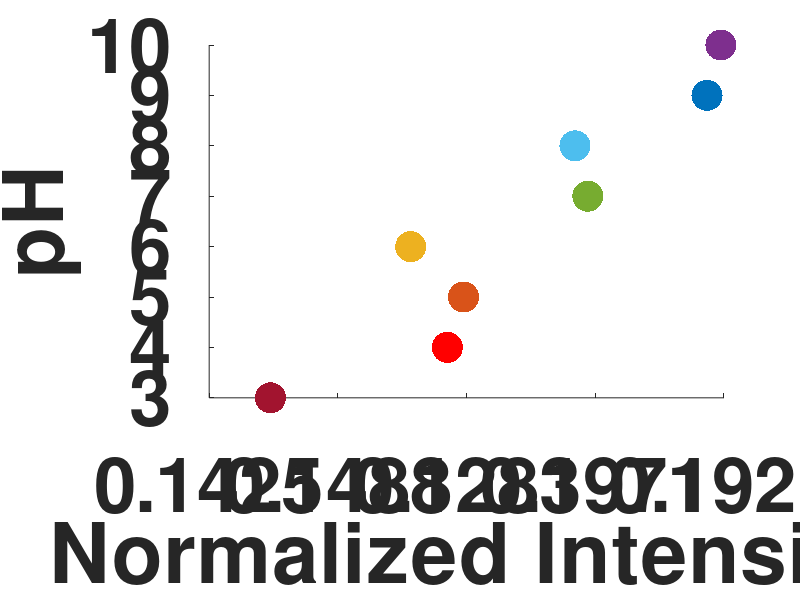

Write the MATLAB code that produced this figure.

blue =    [0.0000, 0.4470, 0.7410];
rust =    [0.8500, 0.3250, 0.0980];
gold =    [0.9290, 0.6940, 0.1250];
purple =  [0.4940, 0.1840, 0.5560];
green =   [0.4660, 0.6740, 0.1880];
ciel =    [0.3010, 0.7450, 0.9330];
cherry =  [0.6350, 0.0780, 0.1840];
red =     [1.0, 0.0, 0.0];
black =   [0.0, 0.0, 0.0];

myTextFont = 55;
figure
% Read off main plot at x=1430.19 cm^-1 for all y
y = [ 3, 4, 5, 6, 7, 8, 9, 10 ];
x = [ 0.0738, 0.1425, 0.1488, 0.1283, 0.1971, 0.1921, 0.2434, 0.2488 ];
%y_upperLim = [0.002097 0.004208 0.001858 0.002292 0.003534]; %read off aoomed in fig2
%y_lowerLim = [-0.002097 0.004208 -0.001858 -0.002292 -0.003534];
%scatter(x,y,'*','SizeData',100);
scatter(x(1),y(1),500,cherry,'filled');
hold on
scatter(x(2),y(2),500,red,'filled');
scatter(x(3),y(3),500,rust,'filled');
scatter(x(4),y(4),500,gold,'filled');
scatter(x(5),y(5),500,green,'filled');
scatter(x(6),y(6),500,ciel,'filled');
scatter(x(7),y(7),500,blue,'filled');
scatter(x(8),y(8),500,purple,'filled');

% plot stdDev as the array of error bars on the plot...    
%errorbar( x,y,y_upperLim, 'LineStyle','none', 'Color', black);

title('');
ylabel('pH', 'FontSize', myTextFont); % x-axis label
xlabel('Normalized Intensity', 'FontSize', myTextFont); % y-axis label
set(gca,'FontSize',myTextFont,'FontWeight','bold','box','off')
set(gca,'Xtick',0:0.05:0.3)
set(gca,'XtickLabel',x(1:end))
hold off